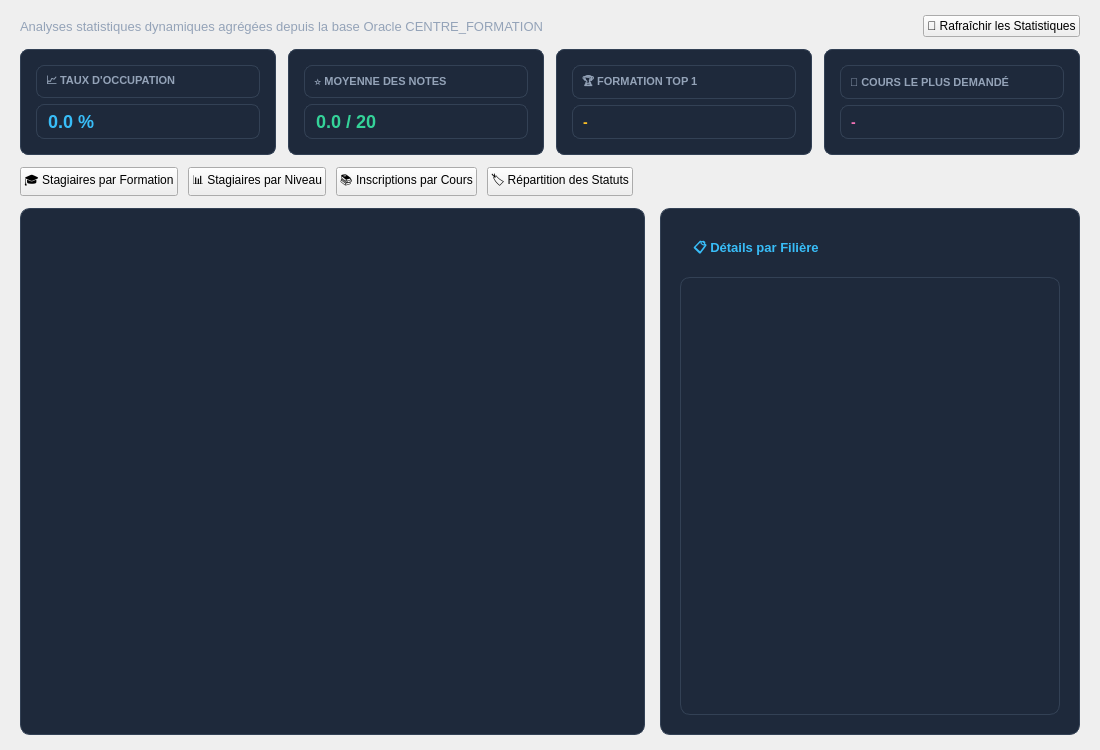
<?xml version="1.0" encoding="UTF-8"?>
<ui version="4.0">
 <class>StatistiquesWidget</class>
 <widget class="QWidget" name="StatistiquesWidget">
  <property name="geometry">
   <rect>
    <x>0</x>
    <y>0</y>
    <width>1100</width>
    <height>750</height>
   </rect>
  </property>
  <property name="windowTitle">
   <string>Statistiques et Analyses</string>
  </property>
  <layout class="QVBoxLayout" name="statistiquesMainLayout">
   <property name="spacing">
    <number>12</number>
   </property>
   <property name="leftMargin">
    <number>20</number>
   </property>
   <property name="topMargin">
    <number>15</number>
   </property>
   <property name="rightMargin">
    <number>20</number>
   </property>
   <property name="bottomMargin">
    <number>15</number>
   </property>
   <item>
    <layout class="QHBoxLayout" name="statsTopLayout">
     <item>
      <widget class="QLabel" name="lblStatsInfo">
       <property name="styleSheet">
        <string notr="true">color: #94a3b8; font-size: 13px;</string>
       </property>
       <property name="text">
        <string>Analyses statistiques dynamiques agrégées depuis la base Oracle CENTRE_FORMATION</string>
       </property>
      </widget>
     </item>
     <item>
      <spacer name="statsHeaderSpacer">
       <property name="orientation">
        <enum>Qt::Orientation::Horizontal</enum>
       </property>
       <property name="sizeHint" stdset="0">
        <size>
         <width>40</width>
         <height>20</height>
        </size>
       </property>
      </spacer>
     </item>
     <item>
      <widget class="QPushButton" name="btnStatsRafraichir">
       <property name="text">
        <string>🔄 Rafraîchir les Statistiques</string>
       </property>
       <property name="class" stdset="0">
        <string>btnPrimary</string>
       </property>
      </widget>
     </item>
    </layout>
   </item>
   <item>
    <layout class="QHBoxLayout" name="kpiLayout">
     <property name="spacing">
      <number>12</number>
     </property>
     <item>
      <widget class="QFrame" name="cardKpi1">
       <property name="styleSheet">
        <string notr="true">QFrame { background-color: #1e293b; border: 1px solid #334155; border-radius: 8px; padding: 6px; }</string>
       </property>
       <layout class="QVBoxLayout" name="card1Lay">
        <item>
         <widget class="QLabel" name="lblCard1Title">
          <property name="styleSheet">
           <string notr="true">color: #94a3b8; font-size: 11px; font-weight: bold;</string>
          </property>
          <property name="text">
           <string>📈 TAUX D'OCCUPATION</string>
          </property>
         </widget>
        </item>
        <item>
         <widget class="QLabel" name="lblKpiOccupation">
          <property name="styleSheet">
           <string notr="true">color: #38bdf8; font-size: 18px; font-weight: bold;</string>
          </property>
          <property name="text">
           <string>0.0 %</string>
          </property>
         </widget>
        </item>
       </layout>
      </widget>
     </item>
     <item>
      <widget class="QFrame" name="cardKpi2">
       <property name="styleSheet">
        <string notr="true">QFrame { background-color: #1e293b; border: 1px solid #334155; border-radius: 8px; padding: 6px; }</string>
       </property>
       <layout class="QVBoxLayout" name="card2Lay">
        <item>
         <widget class="QLabel" name="lblCard2Title">
          <property name="styleSheet">
           <string notr="true">color: #94a3b8; font-size: 11px; font-weight: bold;</string>
          </property>
          <property name="text">
           <string>⭐ MOYENNE DES NOTES</string>
          </property>
         </widget>
        </item>
        <item>
         <widget class="QLabel" name="lblKpiNotes">
          <property name="styleSheet">
           <string notr="true">color: #34d399; font-size: 18px; font-weight: bold;</string>
          </property>
          <property name="text">
           <string>0.0 / 20</string>
          </property>
         </widget>
        </item>
       </layout>
      </widget>
     </item>
     <item>
      <widget class="QFrame" name="cardKpi3">
       <property name="styleSheet">
        <string notr="true">QFrame { background-color: #1e293b; border: 1px solid #334155; border-radius: 8px; padding: 6px; }</string>
       </property>
       <layout class="QVBoxLayout" name="card3Lay">
        <item>
         <widget class="QLabel" name="lblCard3Title">
          <property name="styleSheet">
           <string notr="true">color: #94a3b8; font-size: 11px; font-weight: bold;</string>
          </property>
          <property name="text">
           <string>🏆 FORMATION TOP 1</string>
          </property>
         </widget>
        </item>
        <item>
         <widget class="QLabel" name="lblKpiTopFormation">
          <property name="styleSheet">
           <string notr="true">color: #fbbf24; font-size: 14px; font-weight: bold;</string>
          </property>
          <property name="text">
           <string>-</string>
          </property>
         </widget>
        </item>
       </layout>
      </widget>
     </item>
     <item>
      <widget class="QFrame" name="cardKpi4">
       <property name="styleSheet">
        <string notr="true">QFrame { background-color: #1e293b; border: 1px solid #334155; border-radius: 8px; padding: 6px; }</string>
       </property>
       <layout class="QVBoxLayout" name="card4Lay">
        <item>
         <widget class="QLabel" name="lblCard4Title">
          <property name="styleSheet">
           <string notr="true">color: #94a3b8; font-size: 11px; font-weight: bold;</string>
          </property>
          <property name="text">
           <string>🔥 COURS LE PLUS DEMANDÉ</string>
          </property>
         </widget>
        </item>
        <item>
         <widget class="QLabel" name="lblKpiTopCours">
          <property name="styleSheet">
           <string notr="true">color: #f472b6; font-size: 14px; font-weight: bold;</string>
          </property>
          <property name="text">
           <string>-</string>
          </property>
         </widget>
        </item>
       </layout>
      </widget>
     </item>
    </layout>
   </item>
   <item>
    <layout class="QHBoxLayout" name="tabsLayout">
     <property name="spacing">
      <number>10</number>
     </property>
     <item>
      <widget class="QPushButton" name="btnStatTabFormation">
       <property name="text">
        <string>🎓 Stagiaires par Formation</string>
       </property>
       <property name="cursor">
        <cursorShape>PointingHandCursor</cursorShape>
       </property>
      </widget>
     </item>
     <item>
      <widget class="QPushButton" name="btnStatTabNiveau">
       <property name="text">
        <string>📊 Stagiaires par Niveau</string>
       </property>
       <property name="cursor">
        <cursorShape>PointingHandCursor</cursorShape>
       </property>
      </widget>
     </item>
     <item>
      <widget class="QPushButton" name="btnStatTabInscCours">
       <property name="text">
        <string>📚 Inscriptions par Cours</string>
       </property>
       <property name="cursor">
        <cursorShape>PointingHandCursor</cursorShape>
       </property>
      </widget>
     </item>
     <item>
      <widget class="QPushButton" name="btnStatTabStatuts">
       <property name="text">
        <string>🏷️ Répartition des Statuts</string>
       </property>
       <property name="cursor">
        <cursorShape>PointingHandCursor</cursorShape>
       </property>
      </widget>
     </item>
     <item>
      <spacer name="tabsSpacer">
       <property name="orientation">
        <enum>Qt::Orientation::Horizontal</enum>
       </property>
       <property name="sizeHint" stdset="0">
        <size>
         <width>40</width>
         <height>20</height>
        </size>
       </property>
      </spacer>
     </item>
    </layout>
   </item>
   <item>
    <widget class="QStackedWidget" name="stackedStats">
     <widget class="QWidget" name="pageStatsFormation">
      <layout class="QHBoxLayout" name="layoutPageFormation">
       <property name="spacing">
        <number>15</number>
       </property>
       <property name="leftMargin">
        <number>0</number>
       </property>
       <property name="topMargin">
        <number>0</number>
       </property>
       <property name="rightMargin">
        <number>0</number>
       </property>
       <property name="bottomMargin">
        <number>0</number>
       </property>
       <item>
        <widget class="QFrame" name="frameFormationChart">
         <property name="styleSheet">
          <string notr="true">QFrame { background-color: #1e293b; border: 1px solid #334155; border-radius: 10px; }</string>
         </property>
         <layout class="QVBoxLayout" name="layFormationChart">
          <property name="leftMargin">
           <number>10</number>
          </property>
          <property name="topMargin">
           <number>10</number>
          </property>
          <property name="rightMargin">
           <number>10</number>
          </property>
          <property name="bottomMargin">
           <number>10</number>
          </property>
         </layout>
        </widget>
       </item>
       <item>
        <widget class="QFrame" name="frameFormationTable">
         <property name="minimumSize">
          <size>
           <width>320</width>
           <height>0</height>
          </size>
         </property>
         <property name="maximumSize">
          <size>
           <width>420</width>
           <height>16777215</height>
          </size>
         </property>
         <property name="styleSheet">
          <string notr="true">QFrame { background-color: #1e293b; border: 1px solid #334155; border-radius: 10px; padding: 10px; }</string>
         </property>
         <layout class="QVBoxLayout" name="layFormationTable">
          <item>
           <widget class="QLabel" name="lblTitleFormTable">
            <property name="styleSheet">
             <string notr="true">color: #38bdf8; font-size: 13px; font-weight: bold; border: none;</string>
            </property>
            <property name="text">
             <string>📋 Détails par Filière</string>
            </property>
           </widget>
          </item>
          <item>
           <widget class="QTableView" name="tableStatsFormation">
            <property name="editTriggers">
             <set>QAbstractItemView::EditTrigger::NoEditTriggers</set>
            </property>
            <property name="alternatingRowColors">
             <bool>true</bool>
            </property>
            <property name="selectionBehavior">
             <enum>QAbstractItemView::SelectionBehavior::SelectRows</enum>
            </property>
           </widget>
          </item>
         </layout>
        </widget>
       </item>
      </layout>
     </widget>
     <widget class="QWidget" name="pageStatsNiveau">
      <layout class="QHBoxLayout" name="layoutPageNiveau">
       <property name="spacing">
        <number>15</number>
       </property>
       <property name="leftMargin">
        <number>0</number>
       </property>
       <property name="topMargin">
        <number>0</number>
       </property>
       <property name="rightMargin">
        <number>0</number>
       </property>
       <property name="bottomMargin">
        <number>0</number>
       </property>
       <item>
        <widget class="QFrame" name="frameNiveauChart">
         <property name="styleSheet">
          <string notr="true">QFrame { background-color: #1e293b; border: 1px solid #334155; border-radius: 10px; }</string>
         </property>
         <layout class="QVBoxLayout" name="layNiveauChart">
          <property name="leftMargin">
           <number>10</number>
          </property>
          <property name="topMargin">
           <number>10</number>
          </property>
          <property name="rightMargin">
           <number>10</number>
          </property>
          <property name="bottomMargin">
           <number>10</number>
          </property>
         </layout>
        </widget>
       </item>
       <item>
        <widget class="QFrame" name="frameNiveauTable">
         <property name="minimumSize">
          <size>
           <width>320</width>
           <height>0</height>
          </size>
         </property>
         <property name="maximumSize">
          <size>
           <width>420</width>
           <height>16777215</height>
          </size>
         </property>
         <property name="styleSheet">
          <string notr="true">QFrame { background-color: #1e293b; border: 1px solid #334155; border-radius: 10px; padding: 10px; }</string>
         </property>
         <layout class="QVBoxLayout" name="layNiveauTable">
          <item>
           <widget class="QLabel" name="lblTitleNivTable">
            <property name="styleSheet">
             <string notr="true">color: #38bdf8; font-size: 13px; font-weight: bold; border: none;</string>
            </property>
            <property name="text">
             <string>📋 Détails par Niveau</string>
            </property>
           </widget>
          </item>
          <item>
           <widget class="QTableView" name="tableStatsNiveau">
            <property name="editTriggers">
             <set>QAbstractItemView::EditTrigger::NoEditTriggers</set>
            </property>
            <property name="alternatingRowColors">
             <bool>true</bool>
            </property>
            <property name="selectionBehavior">
             <enum>QAbstractItemView::SelectionBehavior::SelectRows</enum>
            </property>
           </widget>
          </item>
         </layout>
        </widget>
       </item>
      </layout>
     </widget>
     <widget class="QWidget" name="pageStatsInscCours">
      <layout class="QHBoxLayout" name="layoutPageInscCours">
       <property name="spacing">
        <number>15</number>
       </property>
       <property name="leftMargin">
        <number>0</number>
       </property>
       <property name="topMargin">
        <number>0</number>
       </property>
       <property name="rightMargin">
        <number>0</number>
       </property>
       <property name="bottomMargin">
        <number>0</number>
       </property>
       <item>
        <widget class="QFrame" name="frameInscCoursChart">
         <property name="styleSheet">
          <string notr="true">QFrame { background-color: #1e293b; border: 1px solid #334155; border-radius: 10px; }</string>
         </property>
         <layout class="QVBoxLayout" name="layInscCoursChart">
          <property name="leftMargin">
           <number>10</number>
          </property>
          <property name="topMargin">
           <number>10</number>
          </property>
          <property name="rightMargin">
           <number>10</number>
          </property>
          <property name="bottomMargin">
           <number>10</number>
          </property>
         </layout>
        </widget>
       </item>
       <item>
        <widget class="QFrame" name="frameInscCoursTable">
         <property name="minimumSize">
          <size>
           <width>320</width>
           <height>0</height>
          </size>
         </property>
         <property name="maximumSize">
          <size>
           <width>420</width>
           <height>16777215</height>
          </size>
         </property>
         <property name="styleSheet">
          <string notr="true">QFrame { background-color: #1e293b; border: 1px solid #334155; border-radius: 10px; padding: 10px; }</string>
         </property>
         <layout class="QVBoxLayout" name="layInscCoursTable">
          <item>
           <widget class="QLabel" name="lblTitleInscTable">
            <property name="styleSheet">
             <string notr="true">color: #38bdf8; font-size: 13px; font-weight: bold; border: none;</string>
            </property>
            <property name="text">
             <string>📋 Détails par Cours</string>
            </property>
           </widget>
          </item>
          <item>
           <widget class="QTableView" name="tableStatsInscCours">
            <property name="editTriggers">
             <set>QAbstractItemView::EditTrigger::NoEditTriggers</set>
            </property>
            <property name="alternatingRowColors">
             <bool>true</bool>
            </property>
            <property name="selectionBehavior">
             <enum>QAbstractItemView::SelectionBehavior::SelectRows</enum>
            </property>
           </widget>
          </item>
         </layout>
        </widget>
       </item>
      </layout>
     </widget>
     <widget class="QWidget" name="pageStatsStatuts">
      <layout class="QHBoxLayout" name="layoutPageStatuts">
       <property name="spacing">
        <number>15</number>
       </property>
       <property name="leftMargin">
        <number>0</number>
       </property>
       <property name="topMargin">
        <number>0</number>
       </property>
       <property name="rightMargin">
        <number>0</number>
       </property>
       <property name="bottomMargin">
        <number>0</number>
       </property>
       <item>
        <widget class="QFrame" name="frameStatutsChart">
         <property name="styleSheet">
          <string notr="true">QFrame { background-color: #1e293b; border: 1px solid #334155; border-radius: 10px; }</string>
         </property>
         <layout class="QVBoxLayout" name="layStatutsChart">
          <property name="leftMargin">
           <number>10</number>
          </property>
          <property name="topMargin">
           <number>10</number>
          </property>
          <property name="rightMargin">
           <number>10</number>
          </property>
          <property name="bottomMargin">
           <number>10</number>
          </property>
         </layout>
        </widget>
       </item>
       <item>
        <widget class="QFrame" name="frameStatutsTable">
         <property name="minimumSize">
          <size>
           <width>320</width>
           <height>0</height>
          </size>
         </property>
         <property name="maximumSize">
          <size>
           <width>420</width>
           <height>16777215</height>
          </size>
         </property>
         <property name="styleSheet">
          <string notr="true">QFrame { background-color: #1e293b; border: 1px solid #334155; border-radius: 10px; padding: 10px; }</string>
         </property>
         <layout class="QVBoxLayout" name="layStatutsTable">
          <item>
           <widget class="QLabel" name="lblTitleStatutTable">
            <property name="styleSheet">
             <string notr="true">color: #38bdf8; font-size: 13px; font-weight: bold; border: none;</string>
            </property>
            <property name="text">
             <string>📋 Détails des Statuts</string>
            </property>
           </widget>
          </item>
          <item>
           <widget class="QTableView" name="tableStatsStatuts">
            <property name="editTriggers">
             <set>QAbstractItemView::EditTrigger::NoEditTriggers</set>
            </property>
            <property name="alternatingRowColors">
             <bool>true</bool>
            </property>
            <property name="selectionBehavior">
             <enum>QAbstractItemView::SelectionBehavior::SelectRows</enum>
            </property>
           </widget>
          </item>
         </layout>
        </widget>
       </item>
      </layout>
     </widget>
    </widget>
   </item>
  </layout>
 </widget>
 <resources/>
 <connections/>
</ui>
